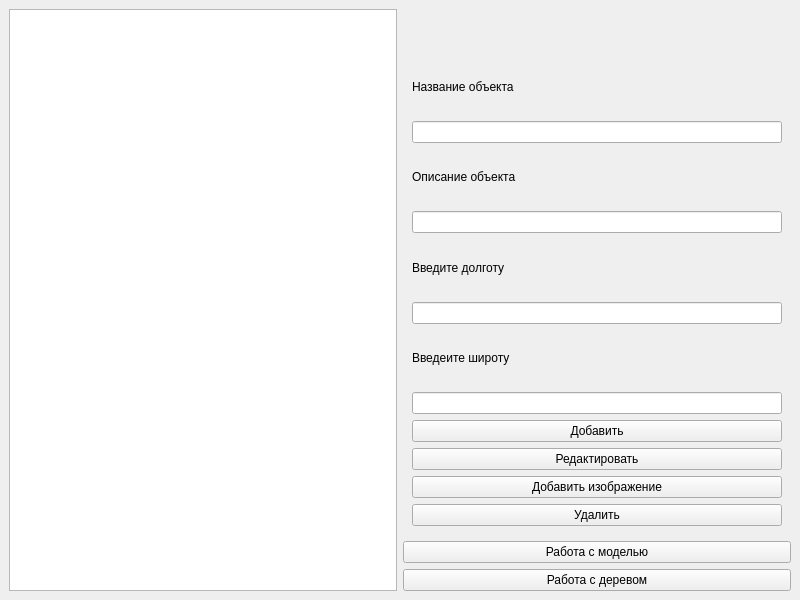
<?xml version="1.0" encoding="UTF-8"?>
<ui version="4.0">
 <class>MainWindow</class>
 <widget class="QMainWindow" name="MainWindow">
  <property name="geometry">
   <rect>
    <x>0</x>
    <y>0</y>
    <width>800</width>
    <height>600</height>
   </rect>
  </property>
  <property name="windowTitle">
   <string>MainWindow</string>
  </property>
  <widget class="QWidget" name="centralwidget">
   <layout class="QHBoxLayout" name="horizontalLayout">
    <item>
     <widget class="QTreeView" name="treeView"/>
    </item>
    <item>
     <layout class="QVBoxLayout" name="verticalLayout" stretch="0,0,0,0,0">
      <item>
       <widget class="QLabel" name="label">
        <property name="text">
         <string/>
        </property>
       </widget>
      </item>
      <item>
       <widget class="QLabel" name="label_photo">
        <property name="text">
         <string/>
        </property>
       </widget>
      </item>
      <item>
       <widget class="QStackedWidget" name="stackedWidget">
        <property name="currentIndex">
         <number>0</number>
        </property>
        <widget class="QWidget" name="page_3">
         <layout class="QVBoxLayout" name="verticalLayout_2">
          <item>
           <widget class="QLabel" name="label_name">
            <property name="text">
             <string>Название объекта</string>
            </property>
           </widget>
          </item>
          <item>
           <widget class="QLineEdit" name="name"/>
          </item>
          <item>
           <widget class="QLabel" name="label_description">
            <property name="text">
             <string>Описание объекта</string>
            </property>
           </widget>
          </item>
          <item>
           <widget class="QLineEdit" name="description"/>
          </item>
          <item>
           <widget class="QLabel" name="label_5">
            <property name="text">
             <string>Введите долготу</string>
            </property>
           </widget>
          </item>
          <item>
           <widget class="QLineEdit" name="longtitude"/>
          </item>
          <item>
           <widget class="QLabel" name="label_6">
            <property name="text">
             <string>Введеите широту</string>
            </property>
           </widget>
          </item>
          <item>
           <widget class="QLineEdit" name="latitude"/>
          </item>
          <item>
           <widget class="QPushButton" name="addButton">
            <property name="text">
             <string>Добавить</string>
            </property>
           </widget>
          </item>
          <item>
           <widget class="QPushButton" name="edit">
            <property name="text">
             <string>Редактировать</string>
            </property>
           </widget>
          </item>
          <item>
           <widget class="QPushButton" name="photo">
            <property name="text">
             <string>Добавить изображение</string>
            </property>
           </widget>
          </item>
          <item>
           <widget class="QPushButton" name="delete_2">
            <property name="text">
             <string>Удалить</string>
            </property>
           </widget>
          </item>
         </layout>
        </widget>
        <widget class="QWidget" name="page_4">
         <layout class="QVBoxLayout" name="verticalLayout_3">
          <item>
           <widget class="QLabel" name="info">
            <property name="text">
             <string/>
            </property>
           </widget>
          </item>
          <item>
           <spacer name="verticalSpacer">
            <property name="orientation">
             <enum>Qt::Vertical</enum>
            </property>
            <property name="sizeHint" stdset="0">
             <size>
              <width>20</width>
              <height>40</height>
             </size>
            </property>
           </spacer>
          </item>
          <item>
           <widget class="QPushButton" name="upButton">
            <property name="text">
             <string>Поднять в иерархии</string>
            </property>
           </widget>
          </item>
          <item>
           <widget class="QPushButton" name="addToList">
            <property name="text">
             <string>Добавить для расстояния</string>
            </property>
           </widget>
          </item>
          <item>
           <widget class="QPushButton" name="findDistanse">
            <property name="text">
             <string>Найти расстояние</string>
            </property>
           </widget>
          </item>
          <item>
           <widget class="QPushButton" name="clear">
            <property name="text">
             <string>Сбосить выбор</string>
            </property>
           </widget>
          </item>
         </layout>
        </widget>
       </widget>
      </item>
      <item>
       <widget class="QPushButton" name="Model">
        <property name="text">
         <string>Работа с моделью</string>
        </property>
       </widget>
      </item>
      <item>
       <widget class="QPushButton" name="Tree">
        <property name="text">
         <string>Работа с деревом</string>
        </property>
       </widget>
      </item>
     </layout>
    </item>
   </layout>
  </widget>
 </widget>
 <resources/>
 <connections/>
</ui>
